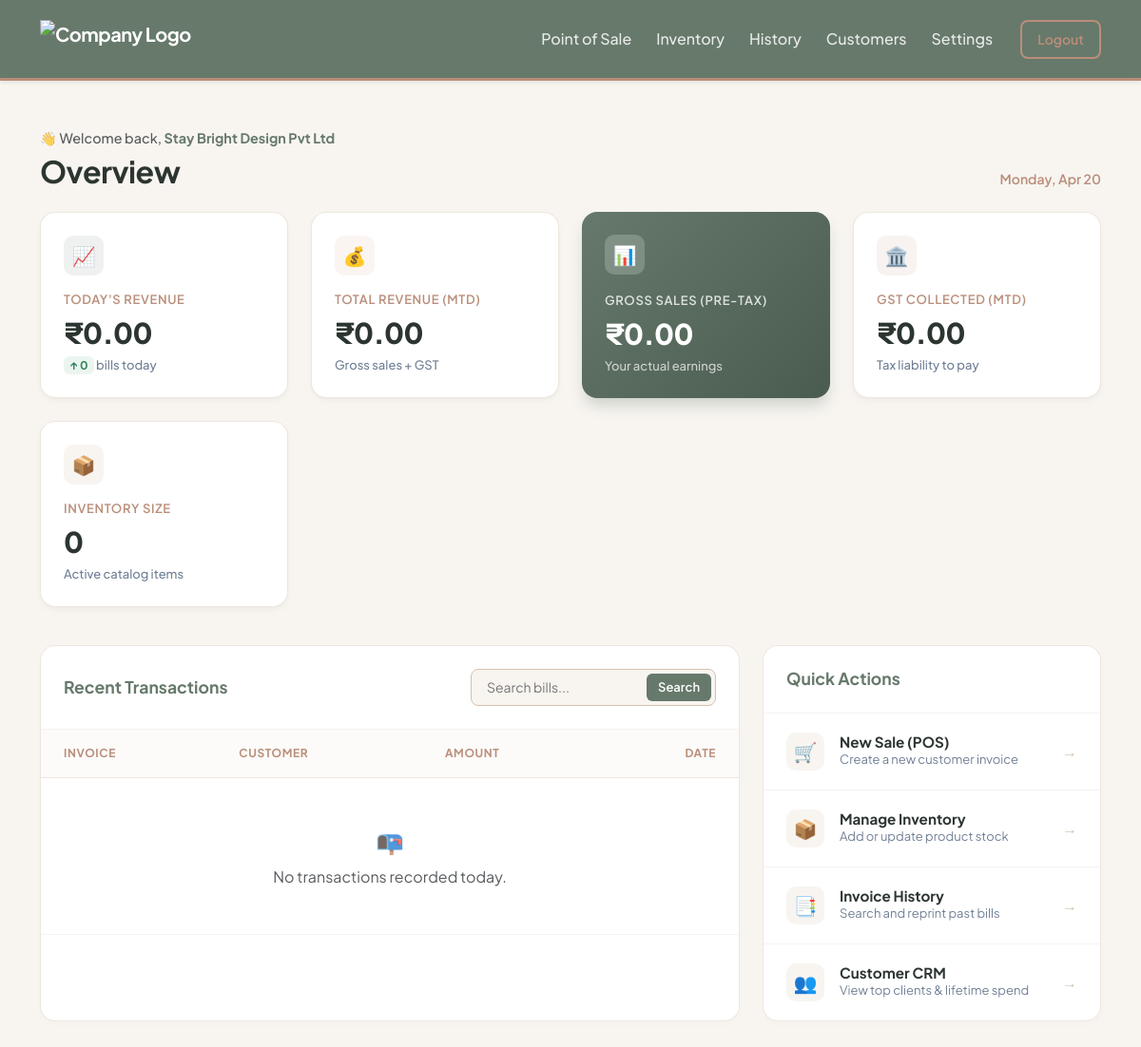
The app's page /billing/dashboard (signed in), older data.
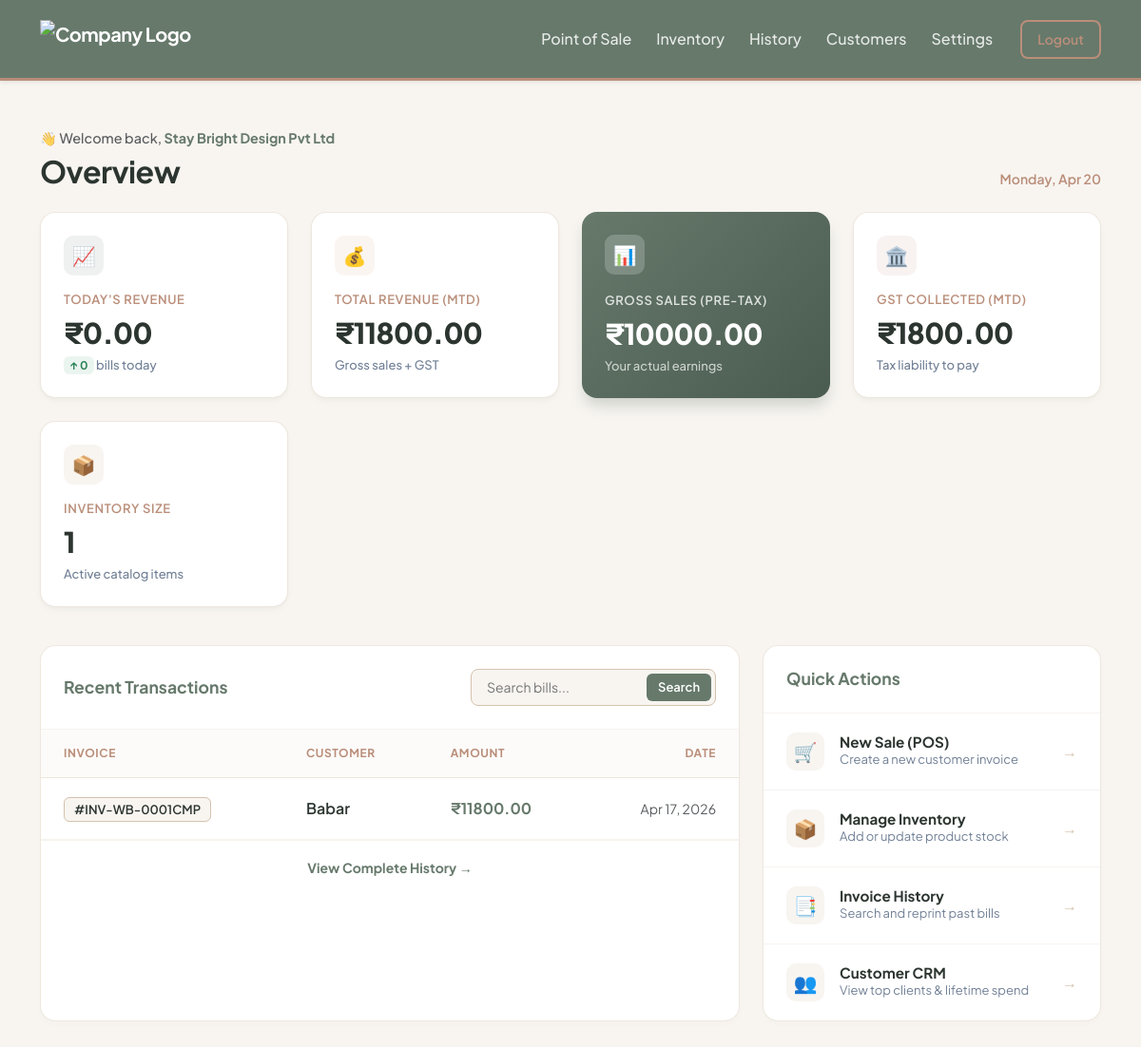
The same page, newer data.
### core/models.py (models this page shows)
class Invoice(db.Model):
    __tablename__ = 'invoices'
    id = db.Column(db.Integer, primary_key=True)
    company_id = db.Column(db.Integer, db.ForeignKey('companies.id'), nullable=False) # ISOLATION
    invoice_number = db.Column(db.String(50), unique=True, nullable=False)
    customer_id = db.Column(db.Integer, db.ForeignKey('customers.id'), nullable=False)
    subtotal = db.Column(db.Float, nullable=False)
    discount_type = db.Column(db.String(10))
    discount_value = db.Column(db.Float, default=0.0)
    total_tax = db.Column(db.Float, nullable=False)
    grand_total = db.Column(db.Float, nullable=False)
    is_paid = db.Column(db.Boolean, default=False)
    split_gst = db.Column(db.Boolean, default=True)
    created_at = db.Column(db.DateTime, default=datetime.utcnow)
    items = db.relationship('InvoiceItem', backref='invoice', lazy=True)

class Customer(db.Model):
    __tablename__ = 'customers'
    id = db.Column(db.Integer, primary_key=True)
    company_id = db.Column(db.Integer, db.ForeignKey('companies.id'), nullable=False) # ISOLATION
    name = db.Column(db.String(100), nullable=False)
    phone_number = db.Column(db.String(15), nullable=False) # Removed unique=True so diff companies can have same customer
    created_at = db.Column(db.DateTime, default=datetime.utcnow)
    invoices = db.relationship('Invoice', backref='customer', lazy=True)

### core/billing/routes.py (the view)
@billing_bp.route('/dashboard')
def dashboard():
    company_id = session.get('company_id')
    if not company_id:
        return redirect('/auth/login')
    now = datetime.now()
    start_of_today = now.replace(hour=0, minute=0, second=0, microsecond=0)
    start_of_month = now.replace(day=1, hour=0, minute=0, second=0, microsecond=0)
    today_stats = db.session.query(
        func.sum(Invoice.grand_total).label('revenue'),
        func.count(Invoice.id).label('count')
    ).filter(
        Invoice.company_id == company_id,
        Invoice.created_at >= start_of_today,
        Invoice.is_paid == True
    ).first()
    month_stats = db.session.query(
        func.sum(Invoice.grand_total).label('revenue'),
        func.sum(Invoice.total_tax).label('tax')
    ).filter(
        Invoice.company_id == company_id,
        Invoice.created_at >= start_of_month,
        Invoice.is_paid == True
    ).first()
    total_products = Product.query.filter_by(company_id=company_id).count()
    recent_invoices = Invoice.query.filter_by(company_id=company_id) \
        .order_by(Invoice.created_at.desc()) \
        .limit(5).all()
    month_rev = month_stats.revenue or 0.0
    month_tx = month_stats.tax or 0.0
    month_gross = month_rev - month_tx
    metrics = {
        'today_revenue': today_stats.revenue or 0.0,
        'today_invoices': today_stats.count or 0,
        'month_revenue': month_rev,
        'month_tax': month_tx,
        'month_gross_sales': month_gross,
        'total_products': total_products
    }
    current_date_str = now.strftime('%A, %b %d')
    return render_template(
        'dashboard/index.html',
        metrics=metrics,
        recent_invoices=recent_invoices,
        current_date=current_date_str
    )

### core/templates/dashboard/index.html (shortened to what the changed rows need)
{% extends "base.html" %}
{% block content %}
<div class="d-flex justify-content-between align-items-end mb-4 mt-2">
    <div>
        <h2 class="fw-bold mb-0 mt-1" style="color: var(--text-dark); letter-spacing: -0.5px;">Overview</h2>
    </div>
</div>
<div class="metrics-grid">
    <div class="saas-card">
        <div>
            <div class="metric-label">Total Revenue (MTD)</div>
            <div class="metric-value">₹{{ "%.2f"|format(metrics.month_revenue | default(0)) }}</div>
            <div class="metric-subtext">Gross sales + GST</div>
        </div>
    </div>
    <div class="saas-card saas-card-hero">
        <div>
            <div class="metric-label">Gross Sales (Pre-Tax)</div>
            <div class="metric-value">₹{{ "%.2f"|format(metrics.month_gross_sales | default(0)) }}</div>
            <div class="metric-subtext">Your actual earnings</div>
        </div>
    </div>
    <div class="saas-card">
        <div>
            <div class="metric-label">GST Collected (MTD)</div>
            <div class="metric-value">₹{{ "%.2f"|format(metrics.month_tax | default(0)) }}</div>
            <div class="metric-subtext">Tax liability to pay</div>
        </div>
    </div>
    <div class="saas-card">
        <div>
            <div class="metric-label">Inventory Size</div>
            <div class="metric-value">{{ metrics.total_products | default(0) }}</div>
            <div class="metric-subtext">Active catalog items</div>
        </div>
    </div>
</div>
<div class="row g-4 mb-5">
    <div class="col-12 col-xl-8">
        <div class="panel-card">
            <div class="table-responsive">
                <table class="table saas-table mb-0">
                    <thead>
                        <tr>
                            <th>Invoice</th>
                            <th>Customer</th>
                            <th>Amount</th>
                            <th class="text-end">Date</th>
                        </tr>
                    </thead>
                    <tbody>
                        {% for inv in recent_invoices %}
                        <tr>
                            <td>
                                <span style="background: #F8F5F1; color: var(--text-dark); padding: 4px 10px; border-radius: 6px; font-weight: 600; font-size: 0.8125rem; border: 1px solid var(--color-sand);">
                                    #{{ inv.invoice_number }}
                                </span>
                            </td>
                            <td><strong style="color: var(--text-dark); font-weight: 600;">{{ inv.customer.name }}</strong></td>
                            <td class="fw-bold" style="color: var(--color-sage);">₹{{ "%.2f"|format(inv.grand_total) }}</td>
                            <td class="text-end text-muted" style="font-size: 0.875rem;">{{ inv.created_at.strftime('%b %d, %Y') }}</td>
                        </tr>
                        {% else %}
                        <tr>
                            <td colspan="4" class="text-center py-5 text-muted">
                                <div style="font-size: 1.5rem; margin-bottom: 0.5rem;">📭</div>
                                No transactions recorded today.
                            </td>
                        </tr>
                        {% endfor %}
                    </tbody>
                </table>
            </div>
            {% if recent_invoices|length > 0 %}
            <div class="p-3 border-top text-center" style="border-color: rgba(212, 194, 173, 0.2) !important;">
                <a href="/billing/history" class="text-decoration-none fw-bold" style="color: var(--color-sage); font-size: 0.875rem;">View Complete History →</a>
            </div>
            {% endif %}
        </div>
    </div>
</div>
{% endblock %}

Row changes from the older to the newer data that the page shows:
added Invoice: invoice_number "INV-WB-0001CMP", customer.name "Babar", grand_total "11800.00", created_at "Apr 17, 2026"
Text that changed along with them:
{{ "%.2f"|format(metrics.month_revenue | default(0)) }}: "0.00" → "11800.00"
{{ "%.2f"|format(metrics.month_gross_sales | default(0)) }}: "0.00" → "10000.00"
{{ "%.2f"|format(metrics.month_tax | default(0)) }}: "0.00" → "1800.00"
{{ metrics.total_products | default(0) }}: "0" → "1"
text no longer shown: "📭 No transactions recorded today."
text now shown: "View Complete History →"
